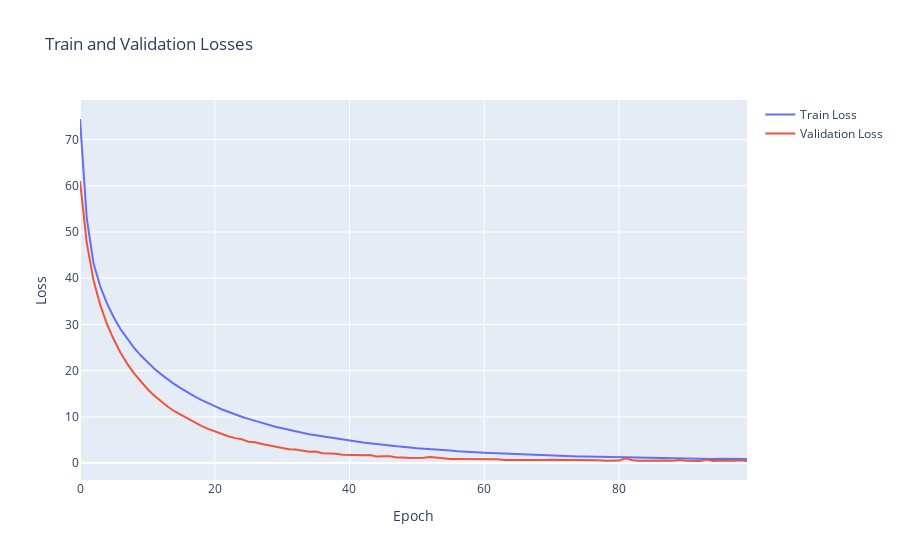
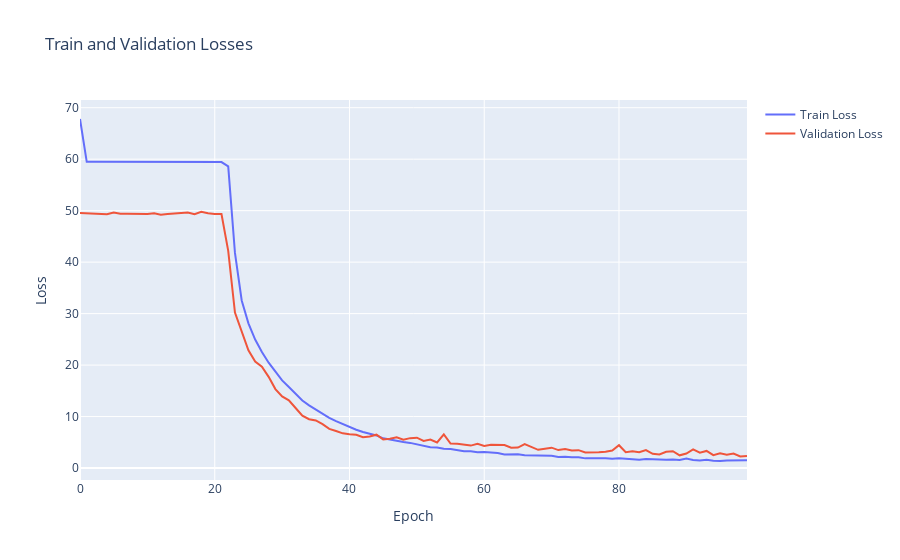

Notebook source saved alongside these figures, in order:
### Markdown cell above
# Plotting the loss

### Code cell
def get_losses(run_dir):
    if run_dir.is_dir():
        # Read the progress.csv file to get the validation losses
        progress_file = run_dir / "progress.csv"
        if progress_file.exists():
            return pd.read_csv(progress_file)[['train_loss', 'val_loss']]

def plot_losses(losses):
    fig = go.Figure()

    fig.add_trace(go.Scatter(y=losses['train_loss'], mode='lines', name='Train Loss'))
    fig.add_trace(go.Scatter(y=losses['val_loss'], mode='lines', name='Validation Loss'))

    fig.update_layout(title='Train and Validation Losses', xaxis_title='Epoch', yaxis_title='Loss')

    fig.show()

for model_dir in model_dirs:
    best_checkpoints = find_best_checkpoints(model_dir, num_best=1)
    for i, (checkpoint, val_loss, params) in enumerate(best_checkpoints):
        # Access run_dir from checkpoint_path
        run_dir = checkpoint.parents[1]
        losses = get_losses(run_dir)
        plot_losses(losses)
